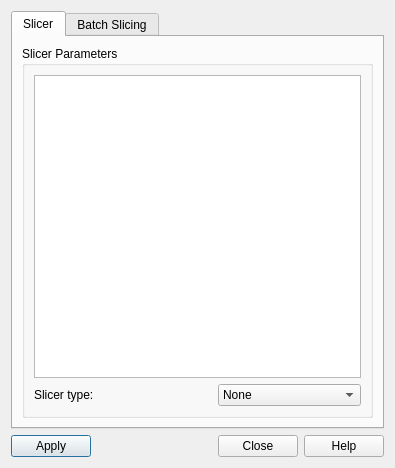
<?xml version="1.0" encoding="UTF-8"?>
<ui version="4.0">
 <class>SlicerParametersUI</class>
 <widget class="QDialog" name="SlicerParametersUI">
  <property name="geometry">
   <rect>
    <x>0</x>
    <y>0</y>
    <width>395</width>
    <height>468</height>
   </rect>
  </property>
  <property name="sizePolicy">
   <sizepolicy hsizetype="MinimumExpanding" vsizetype="MinimumExpanding">
    <horstretch>0</horstretch>
    <verstretch>0</verstretch>
   </sizepolicy>
  </property>
  <property name="windowTitle">
   <string>Slicer Parameters</string>
  </property>
  <property name="windowIcon">
   <iconset>
    <normaloff>:/res/ball.ico</normaloff>:/res/ball.ico</iconset>
  </property>
  <layout class="QGridLayout" name="gridLayout_5">
   <item row="1" column="0">
    <layout class="QHBoxLayout" name="horizontalLayout">
     <item>
      <widget class="QPushButton" name="cmdApply">
       <property name="toolTip">
        <string>Apply Slicer to Selected Plots</string>
       </property>
       <property name="text">
        <string>Apply</string>
       </property>
      </widget>
     </item>
     <item>
      <spacer name="horizontalSpacer">
       <property name="orientation">
        <enum>Qt::Horizontal</enum>
       </property>
       <property name="sizeHint" stdset="0">
        <size>
         <width>40</width>
         <height>20</height>
        </size>
       </property>
      </spacer>
     </item>
     <item>
      <widget class="QPushButton" name="cmdClose">
       <property name="toolTip">
        <string>Close the dialog</string>
       </property>
       <property name="text">
        <string>Close</string>
       </property>
      </widget>
     </item>
     <item>
      <widget class="QPushButton" name="cmdHelp">
       <property name="text">
        <string>Help</string>
       </property>
      </widget>
     </item>
    </layout>
   </item>
   <item row="0" column="0">
    <widget class="QTabWidget" name="tabWidget">
     <property name="currentIndex">
      <number>0</number>
     </property>
     <widget class="QWidget" name="tab">
      <attribute name="title">
       <string>Slicer</string>
      </attribute>
      <layout class="QGridLayout" name="gridLayout_2">
       <item row="0" column="0">
        <widget class="QGroupBox" name="groupBox">
         <property name="sizePolicy">
          <sizepolicy hsizetype="Preferred" vsizetype="MinimumExpanding">
           <horstretch>0</horstretch>
           <verstretch>0</verstretch>
          </sizepolicy>
         </property>
         <property name="title">
          <string>Slicer Parameters </string>
         </property>
         <layout class="QGridLayout" name="gridLayout">
          <item row="1" column="0">
           <layout class="QHBoxLayout" name="horizontalLayout_2">
            <item>
             <widget class="QLabel" name="label">
              <property name="text">
               <string>Slicer type:</string>
              </property>
             </widget>
            </item>
            <item>
             <spacer name="horizontalSpacer_2">
              <property name="orientation">
               <enum>Qt::Horizontal</enum>
              </property>
              <property name="sizeHint" stdset="0">
               <size>
                <width>40</width>
                <height>20</height>
               </size>
              </property>
             </spacer>
            </item>
            <item>
             <widget class="QComboBox" name="cbSlicer">
              <property name="sizePolicy">
               <sizepolicy hsizetype="MinimumExpanding" vsizetype="Fixed">
                <horstretch>0</horstretch>
                <verstretch>0</verstretch>
               </sizepolicy>
              </property>
              <item>
               <property name="text">
                <string>None</string>
               </property>
              </item>
              <item>
               <property name="text">
                <string>Sector Interactor</string>
               </property>
              </item>
              <item>
               <property name="text">
                <string>Annulus Interactor</string>
               </property>
              </item>
              <item>
               <property name="text">
                <string>Box Interactor X</string>
               </property>
              </item>
              <item>
               <property name="text">
                <string>Box Interactor Y</string>
               </property>
              </item>
              <item>
               <property name="text">
                <string>Wedge Interactor Q</string>
               </property>
              </item>
              <item>
               <property name="text">
                <string>Wedge Interactor Phi</string>
               </property>
              </item>
             </widget>
            </item>
           </layout>
          </item>
          <item row="0" column="0">
           <widget class="QTableView" name="lstParams">
            <property name="sizePolicy">
             <sizepolicy hsizetype="MinimumExpanding" vsizetype="MinimumExpanding">
              <horstretch>0</horstretch>
              <verstretch>0</verstretch>
             </sizepolicy>
            </property>
           </widget>
          </item>
         </layout>
        </widget>
       </item>
      </layout>
     </widget>
     <widget class="QWidget" name="tab_2">
      <attribute name="title">
       <string>Batch Slicing</string>
      </attribute>
      <layout class="QGridLayout" name="gridLayout_4">
       <item row="0" column="0">
        <widget class="QGroupBox" name="groupBox_2">
         <property name="sizePolicy">
          <sizepolicy hsizetype="Preferred" vsizetype="MinimumExpanding">
           <horstretch>0</horstretch>
           <verstretch>0</verstretch>
          </sizepolicy>
         </property>
         <property name="title">
          <string>Batch Slicing Options </string>
         </property>
         <layout class="QGridLayout" name="gridLayout_6">
          <item row="0" column="0">
           <widget class="QListWidget" name="lstPlots">
            <property name="sizePolicy">
             <sizepolicy hsizetype="Expanding" vsizetype="MinimumExpanding">
              <horstretch>0</horstretch>
              <verstretch>0</verstretch>
             </sizepolicy>
            </property>
            <property name="editTriggers">
             <set>QAbstractItemView::NoEditTriggers</set>
            </property>
            <property name="selectionMode">
             <enum>QAbstractItemView::ExtendedSelection</enum>
            </property>
            <property name="selectionBehavior">
             <enum>QAbstractItemView::SelectRows</enum>
            </property>
           </widget>
          </item>
          <item row="1" column="0">
           <widget class="QCheckBox" name="cbSave1DPlots">
            <property name="text">
             <string>Auto save generated 1D plots</string>
            </property>
           </widget>
          </item>
          <item row="2" column="0">
           <layout class="QGridLayout" name="gridLayout_3">
            <item row="0" column="0">
             <layout class="QHBoxLayout" name="horizontalLayout_3">
              <item>
               <widget class="QLabel" name="label_2">
                <property name="text">
                 <string>Files saved in:</string>
                </property>
               </widget>
              </item>
              <item>
               <widget class="QLineEdit" name="txtLocation">
                <property name="toolTip">
                 <string>&lt;html&gt;&lt;head/&gt;&lt;body&gt;&lt;p&gt;&lt;br/&gt;&lt;/p&gt;&lt;/body&gt;&lt;/html&gt;</string>
                </property>
               </widget>
              </item>
              <item>
               <widget class="QPushButton" name="cmdFiles">
                <property name="sizePolicy">
                 <sizepolicy hsizetype="Fixed" vsizetype="Fixed">
                  <horstretch>0</horstretch>
                  <verstretch>0</verstretch>
                 </sizepolicy>
                </property>
                <property name="maximumSize">
                 <size>
                  <width>20</width>
                  <height>21</height>
                 </size>
                </property>
                <property name="text">
                 <string>...</string>
                </property>
               </widget>
              </item>
              <item>
               <widget class="QLabel" name="label_4">
                <property name="text">
                 <string>as </string>
                </property>
               </widget>
              </item>
              <item>
               <widget class="QComboBox" name="cbSaveExt">
                <item>
                 <property name="text">
                  <string>.txt</string>
                 </property>
                </item>
                <item>
                 <property name="text">
                  <string>.xml</string>
                 </property>
                </item>
                <item>
                 <property name="text">
                  <string>.h5</string>
                 </property>
                </item>
               </widget>
              </item>
             </layout>
            </item>
            <item row="1" column="0">
             <layout class="QHBoxLayout" name="horizontalLayout_5">
              <item>
               <widget class="QLabel" name="lblExtension">
                <property name="text">
                 <string>Append text:</string>
                </property>
               </widget>
              </item>
              <item>
               <widget class="QLineEdit" name="txtExtension">
                <property name="toolTip">
                 <string>&lt;html&gt;&lt;head/&gt;&lt;body&gt;&lt;p&gt;Files will be saved as &amp;lt;SlicerType&amp;gt;&amp;lt;FileName&amp;gt;&amp;lt;AppendText&amp;gt;.txt&lt;/p&gt;&lt;/body&gt;&lt;/html&gt;</string>
                </property>
               </widget>
              </item>
             </layout>
            </item>
            <item row="2" column="0">
             <layout class="QHBoxLayout" name="horizontalLayout_4">
              <item>
               <widget class="QLabel" name="label_3">
                <property name="text">
                 <string>Fitting Options:</string>
                </property>
               </widget>
              </item>
              <item>
               <widget class="QComboBox" name="cbFitOptions">
                <item>
                 <property name="text">
                  <string>No fitting</string>
                 </property>
                </item>
                <item>
                 <property name="text">
                  <string>Fitting</string>
                 </property>
                </item>
                <item>
                 <property name="text">
                  <string>Batch fitting</string>
                 </property>
                </item>
               </widget>
              </item>
             </layout>
            </item>
           </layout>
          </item>
         </layout>
        </widget>
       </item>
      </layout>
     </widget>
    </widget>
   </item>
  </layout>
 </widget>
 <tabstops>
  <tabstop>tabWidget</tabstop>
  <tabstop>lstParams</tabstop>
  <tabstop>cbSlicer</tabstop>
  <tabstop>cmdApply</tabstop>
  <tabstop>cmdClose</tabstop>
  <tabstop>cmdHelp</tabstop>
  <tabstop>lstPlots</tabstop>
  <tabstop>cbSave1DPlots</tabstop>
  <tabstop>txtLocation</tabstop>
  <tabstop>cmdFiles</tabstop>
  <tabstop>cbSaveExt</tabstop>
  <tabstop>txtExtension</tabstop>
  <tabstop>cbFitOptions</tabstop>
 </tabstops>
 <resources/>
 <connections/>
</ui>
